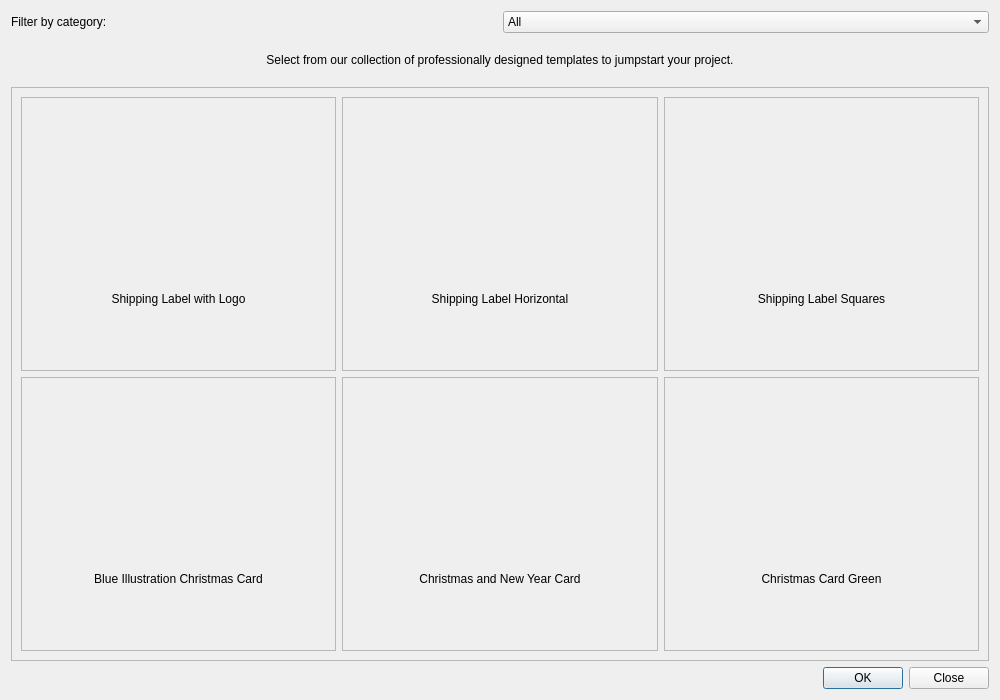
<?xml version="1.0" encoding="UTF-8"?>
<ui version="4.0">
 <class>GalleryTemplateDialog</class>
 <widget class="QDialog" name="GalleryTemplateDialog">
  <property name="geometry">
   <rect>
    <x>0</x>
    <y>0</y>
    <width>1000</width>
    <height>700</height>
   </rect>
  </property>
  <property name="windowTitle">
   <string>Template Gallery</string>
  </property>
  <layout class="QVBoxLayout" name="verticalLayoutMain">

   <!-- Hàng trên: Label "Filter by category" + ComboBox -->
   <item>
    <layout class="QHBoxLayout" name="horizontalLayoutFilter">
     <item>
      <widget class="QLabel" name="labelFilter">
       <property name="text">
        <string>Filter by category:</string>
       </property>
      </widget>
     </item>
     <item>
      <widget class="QComboBox" name="comboBoxCategory">
       <item>
        <property name="text">
         <string>All</string>
        </property>
       </item>
       <item>
        <property name="text">
         <string>YouTube Thumbnail</string>
        </property>
       </item>
       <item>
        <property name="text">
         <string>E-commerce Marketing</string>
        </property>
       </item>
       <item>
        <property name="text">
         <string>Real Estate Marketing</string>
        </property>
       </item>
       <item>
        <property name="text">
         <string>Shipping Label</string>
        </property>
       </item>
       <item>
        <property name="text">
         <string>Resume</string>
        </property>
       </item>
       <item>
        <property name="text">
         <string>Open Graph</string>
        </property>
       </item>
       <item>
        <property name="text">
         <string>Christmas Card</string>
        </property>
       </item>
      </widget>
     </item>
    </layout>
   </item>

   <!-- Label mô tả chính -->
   <item>
    <widget class="QLabel" name="labelDescription">
     <property name="text">
      <string>
Select from our collection of professionally designed templates to jumpstart your project.
      </string>
     </property>
     <property name="alignment">
      <set>Qt::AlignCenter</set>
     </property>
     <property name="wordWrap">
      <bool>true</bool>
     </property>
    </widget>
   </item>

   <!-- Khu vực Scroll chứa lưới các template -->
   <item>
    <widget class="QScrollArea" name="scrollArea">
     <property name="widgetResizable">
      <bool>true</bool>
     </property>
     <widget class="QWidget" name="scrollAreaWidgetContents">
      <property name="geometry">
       <rect>
        <x>0</x>
        <y>0</y>
        <width>980</width>
        <height>500</height>
       </rect>
      </property>
      <layout class="QGridLayout" name="gridLayoutTemplates">

       <!-- Mẫu 1 -->
       <item row="0" column="0">
        <widget class="QFrame" name="templateFrame_1">
         <property name="frameShape">
          <enum>QFrame::StyledPanel</enum>
         </property>
         <property name="frameShadow">
          <enum>QFrame::Raised</enum>
         </property>
         <layout class="QVBoxLayout" name="verticalLayoutTemplate1">
          <item>
           <widget class="QLabel" name="labelThumbnail_1">
            <property name="pixmap">
             <pixmap>C:/Users/Admin/Downloads/83/IMG_1893_Original.JPG</pixmap>
            </property>
            <property name="scaledContents">
             <bool>true</bool>
            </property>
            <property name="alignment">
             <set>Qt::AlignCenter</set>
            </property>
            <property name="minimumSize">
             <size>
              <width>200</width>
              <height>120</height>
             </size>
            </property>
           </widget>
          </item>
          <item>
           <widget class="QLabel" name="labelTemplateName_1">
            <property name="text">
             <string>Shipping Label with Logo</string>
            </property>
            <property name="alignment">
             <set>Qt::AlignCenter</set>
            </property>
           </widget>
          </item>
         </layout>
        </widget>
       </item>

       <!-- Mẫu 2 -->
       <item row="0" column="1">
        <widget class="QFrame" name="templateFrame_2">
         <property name="frameShape">
          <enum>QFrame::StyledPanel</enum>
         </property>
         <property name="frameShadow">
          <enum>QFrame::Raised</enum>
         </property>
         <layout class="QVBoxLayout" name="verticalLayoutTemplate2">
          <item>
           <widget class="QLabel" name="labelThumbnail_2">
            <property name="pixmap">
             <pixmap>C:/Users/Admin/Downloads/83/IMG_1893_Original.JPG</pixmap>
            </property>
            <property name="scaledContents">
             <bool>true</bool>
            </property>
            <property name="alignment">
             <set>Qt::AlignCenter</set>
            </property>
            <property name="minimumSize">
             <size>
              <width>200</width>
              <height>120</height>
             </size>
            </property>
           </widget>
          </item>
          <item>
           <widget class="QLabel" name="labelTemplateName_2">
            <property name="text">
             <string>Shipping Label Horizontal</string>
            </property>
            <property name="alignment">
             <set>Qt::AlignCenter</set>
            </property>
           </widget>
          </item>
         </layout>
        </widget>
       </item>

       <!-- Mẫu 3 -->
       <item row="0" column="2">
        <widget class="QFrame" name="templateFrame_3">
         <property name="frameShape">
          <enum>QFrame::StyledPanel</enum>
         </property>
         <property name="frameShadow">
          <enum>QFrame::Raised</enum>
         </property>
         <layout class="QVBoxLayout" name="verticalLayoutTemplate3">
          <item>
           <widget class="QLabel" name="labelThumbnail_3">
            <property name="pixmap">
             <pixmap>C:/Users/Admin/Downloads/83/IMG_1893_Original.JPG</pixmap>
            </property>
            <property name="scaledContents">
             <bool>true</bool>
            </property>
            <property name="alignment">
             <set>Qt::AlignCenter</set>
            </property>
            <property name="minimumSize">
             <size>
              <width>200</width>
              <height>120</height>
             </size>
            </property>
           </widget>
          </item>
          <item>
           <widget class="QLabel" name="labelTemplateName_3">
            <property name="text">
             <string>Shipping Label Squares</string>
            </property>
            <property name="alignment">
             <set>Qt::AlignCenter</set>
            </property>
           </widget>
          </item>
         </layout>
        </widget>
       </item>

       <!-- Mẫu 4 -->
       <item row="1" column="0">
        <widget class="QFrame" name="templateFrame_4">
         <property name="frameShape">
          <enum>QFrame::StyledPanel</enum>
         </property>
         <property name="frameShadow">
          <enum>QFrame::Raised</enum>
         </property>
         <layout class="QVBoxLayout" name="verticalLayoutTemplate4">
          <item>
           <widget class="QLabel" name="labelThumbnail_4">
            <property name="pixmap">
             <pixmap>C:/Users/Admin/Downloads/83/IMG_1893_Original.JPG</pixmap>
            </property>
            <property name="scaledContents">
             <bool>true</bool>
            </property>
            <property name="alignment">
             <set>Qt::AlignCenter</set>
            </property>
            <property name="minimumSize">
             <size>
              <width>200</width>
              <height>120</height>
             </size>
            </property>
           </widget>
          </item>
          <item>
           <widget class="QLabel" name="labelTemplateName_4">
            <property name="text">
             <string>Blue Illustration Christmas Card</string>
            </property>
            <property name="alignment">
             <set>Qt::AlignCenter</set>
            </property>
           </widget>
          </item>
         </layout>
        </widget>
       </item>

       <!-- Mẫu 5 -->
       <item row="1" column="1">
        <widget class="QFrame" name="templateFrame_5">
         <property name="frameShape">
          <enum>QFrame::StyledPanel</enum>
         </property>
         <property name="frameShadow">
          <enum>QFrame::Raised</enum>
         </property>
         <layout class="QVBoxLayout" name="verticalLayoutTemplate5">
          <item>
           <widget class="QLabel" name="labelThumbnail_5">
            <property name="pixmap">
             <pixmap>C:/Users/Admin/Downloads/83/IMG_1893_Original.JPG</pixmap>
            </property>
            <property name="scaledContents">
             <bool>true</bool>
            </property>
            <property name="alignment">
             <set>Qt::AlignCenter</set>
            </property>
            <property name="minimumSize">
             <size>
              <width>200</width>
              <height>120</height>
             </size>
            </property>
           </widget>
          </item>
          <item>
           <widget class="QLabel" name="labelTemplateName_5">
            <property name="text">
             <string>Christmas and New Year Card</string>
            </property>
            <property name="alignment">
             <set>Qt::AlignCenter</set>
            </property>
           </widget>
          </item>
         </layout>
        </widget>
       </item>

       <!-- Mẫu 6 -->
       <item row="1" column="2">
        <widget class="QFrame" name="templateFrame_6">
         <property name="frameShape">
          <enum>QFrame::StyledPanel</enum>
         </property>
         <property name="frameShadow">
          <enum>QFrame::Raised</enum>
         </property>
         <layout class="QVBoxLayout" name="verticalLayoutTemplate6">
          <item>
           <widget class="QLabel" name="labelThumbnail_6">
            <property name="pixmap">
             <pixmap>C:/Users/Admin/Downloads/83/IMG_1893_Original.JPG</pixmap>
            </property>
            <property name="scaledContents">
             <bool>true</bool>
            </property>
            <property name="alignment">
             <set>Qt::AlignCenter</set>
            </property>
            <property name="minimumSize">
             <size>
              <width>200</width>
              <height>120</height>
             </size>
            </property>
           </widget>
          </item>
          <item>
           <widget class="QLabel" name="labelTemplateName_6">
            <property name="text">
             <string>Christmas Card Green</string>
            </property>
            <property name="alignment">
             <set>Qt::AlignCenter</set>
            </property>
           </widget>
          </item>
         </layout>
        </widget>
       </item>

      </layout>
     </widget>
    </widget>
   </item>

   <!-- Nút OK/Close -->
   <item>
    <widget class="QDialogButtonBox" name="buttonBox">
     <property name="orientation">
      <enum>Qt::Horizontal</enum>
     </property>
     <property name="standardButtons">
      <set>QDialogButtonBox::Ok|QDialogButtonBox::Close</set>
     </property>
    </widget>
   </item>

  </layout>
 </widget>
 <resources/>
 <connections/>
</ui>
